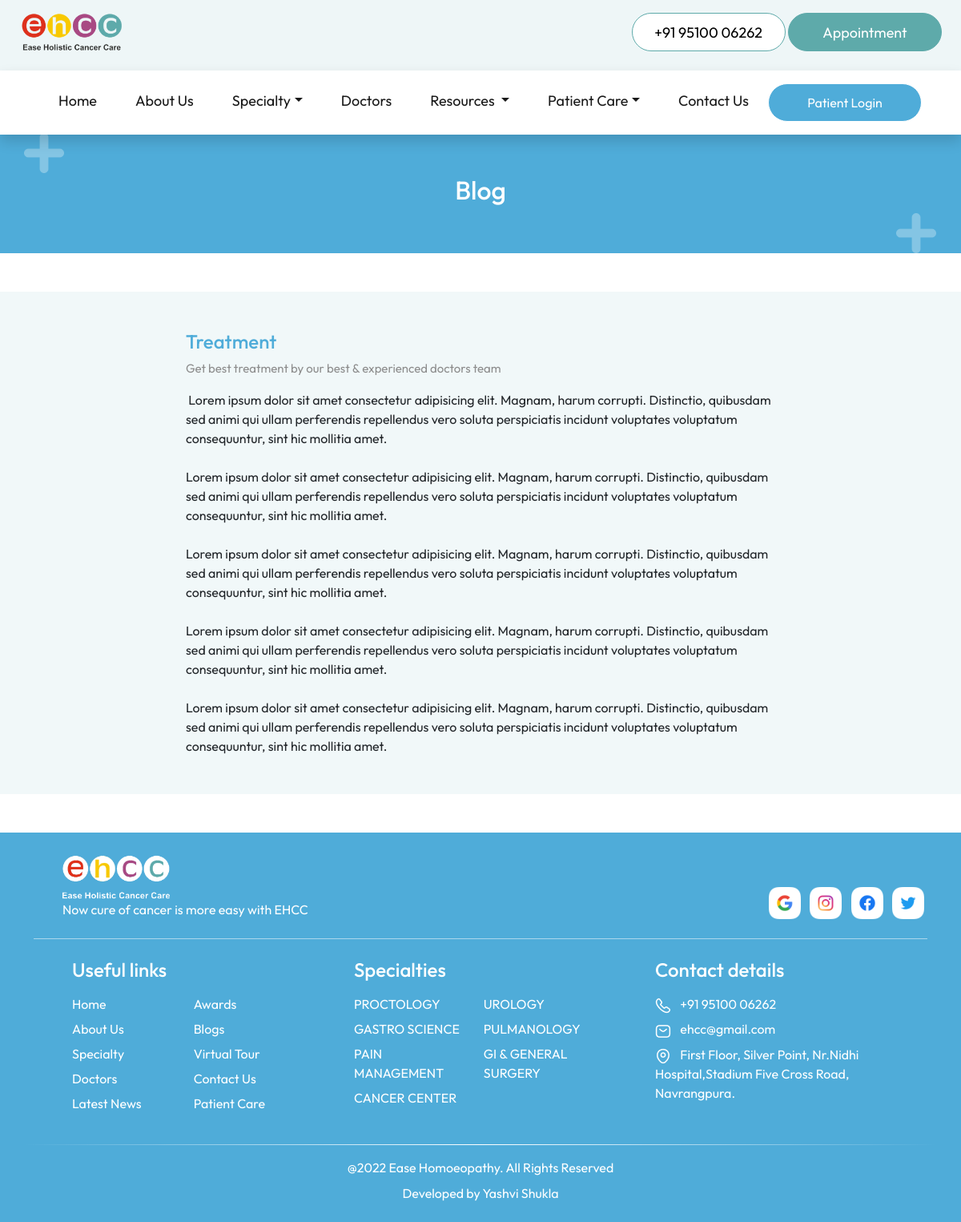
Before: /blog/1/ with the older database file.
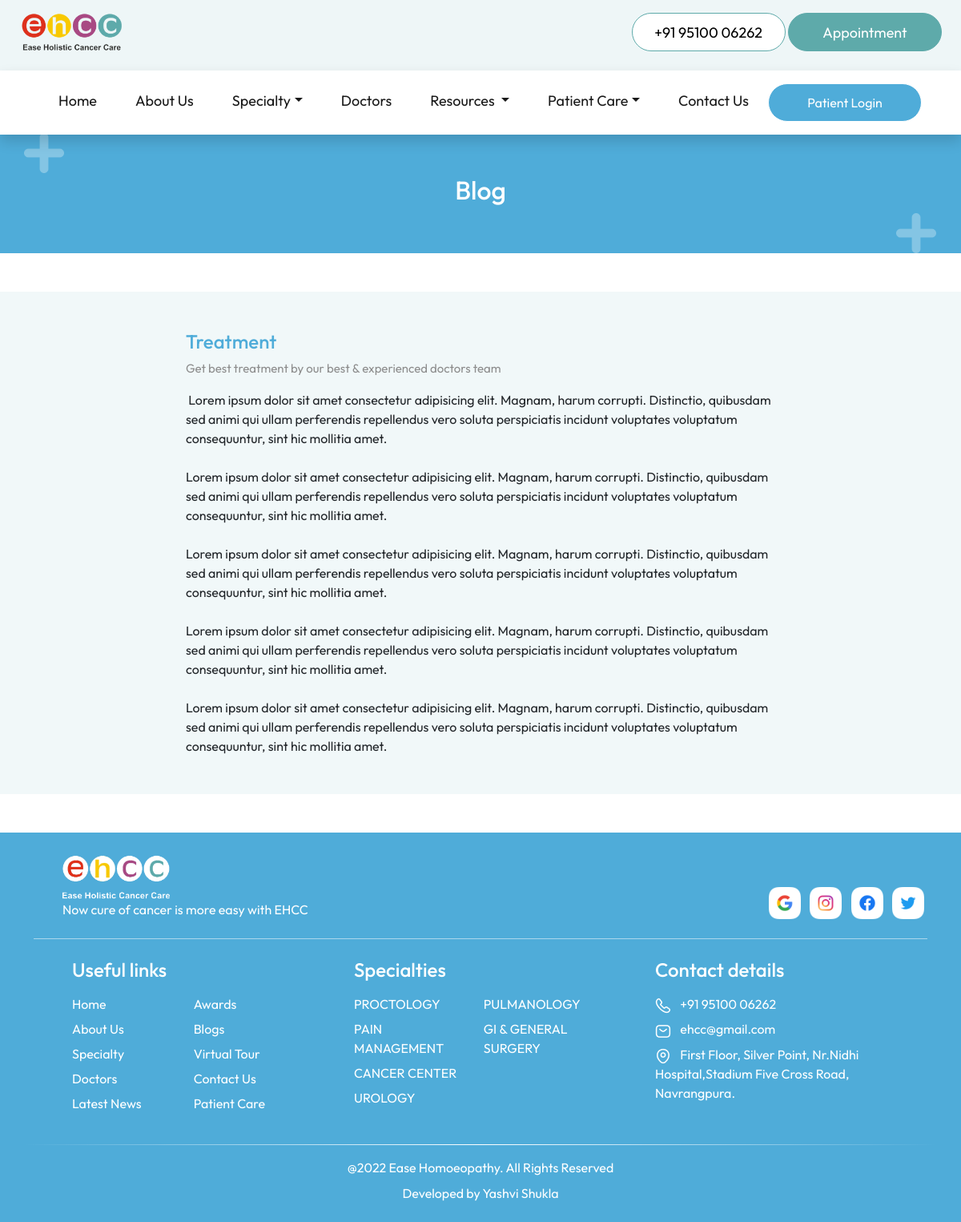
After: the same page with the newer database file.
### tables this page shows
CREATE TABLE "specialty" (
	"id"	INTEGER,
	"name"	TEXT,
	"description"	TEXT
, "illustration"	TEXT);

### flask_app.py (the view)
@app.route('/blog/<string:id>/')
def blog(id):
    database_connection = sqlite3.connect(database_location)
    database_cursor = database_connection.cursor()
    data = database_cursor.execute("SELECT * FROM blogs WHERE id=?", (id,))
    data = data.fetchone()
    if data is None:
        database_connection.commit()
        database_connection.close()
        return redirect(url_for('index'))
    data = list(data)
    data[4] = data[4].replace("\r","")
    data[4] = data[4].split('\n')
    return render_template('blog.html', data=data,social_links=social_links, navbar_specialties=navbar_specialties, navbar_diseases=navbar_diseases)

### templates/blog.html (shortened to what this page needs)
<!DOCTYPE html>
<html lang="en">
<head>
    <link href="https://cdn.jsdelivr.net/npm/bootstrap@5.2.0/dist/css/bootstrap.min.css" rel="stylesheet"
>
    <link rel="stylesheet" href="../../static/stylesheets/common.css">
    <link rel="stylesheet" href="../../static/stylesheets/blogs.css">
</head>
<body>
    {% include 'navbar.html' %}
    <header>
        <div class="container h-100 mt-3">
            <div class="row h-100 align-items-center">
                <h2 class="text-center text-white">
                    Blog
                </h2>
            </div>
        </div>
    </header>
    <section class="my-5">
        <div class="blogs_container">
            <div class="container py-5">
                <div class="row justify-content-center">
                    <div class="col-lg-8">
                        <h4>
                            {{data[1]}}
                        </h4>
                        <p>
                            {{data[2]}}
                        </p>
                        {% for content in data[4] %}
                        {{content}}
                        <br>
                        {% endfor %}
                    </div>
                </div>
            </div>
        </div>
    </section>
    {% include 'footer.html' %}
</body>
</html>

### templates/footer.html (shortened to what the changed rows need)
<div class="footer">
    <div class="container">
        <div class="row text-white pt-4 ps-md-5 footer_links align-items-start">
            <div class="col-md-4 col-sm-6 mb-4 g-md-0">
                <div class="row">
                    <div class="col-xl-5 col-sm-12 col-6">
                        {% for i in range (0,navbar_specialties|length) %}
                        <a href="/diseases/{{navbar_specialties[i][0]}}/">
                            <p>
                                {{ navbar_specialties[i][1] }}
                            </p>
                        </a>
                        {% endfor %}
                    </div>
                    {% if navbar_specialties|length > 4 %}
                    <div class="col-xl-5 col-sm-12 col-6">
                        {% for i in range (4,navbar_specialties|length) %}
                        <a href="/diseases/{{navbar_specialties[i][0]}}/">
                            <p>
                                {{ navbar_specialties[i][1] }}
                            </p>
                        </a>
                        {% endfor %}
                    </div>
                    {% endif %}
                </div>
            </div>
        </div>
    </div>
</div>

Changed rows visible on the page:
removed specialty: name "GASTRO SCIENCE"
Other visible differences:
new list line: "UROLOGY"
list line gone: "UROLOGY"
